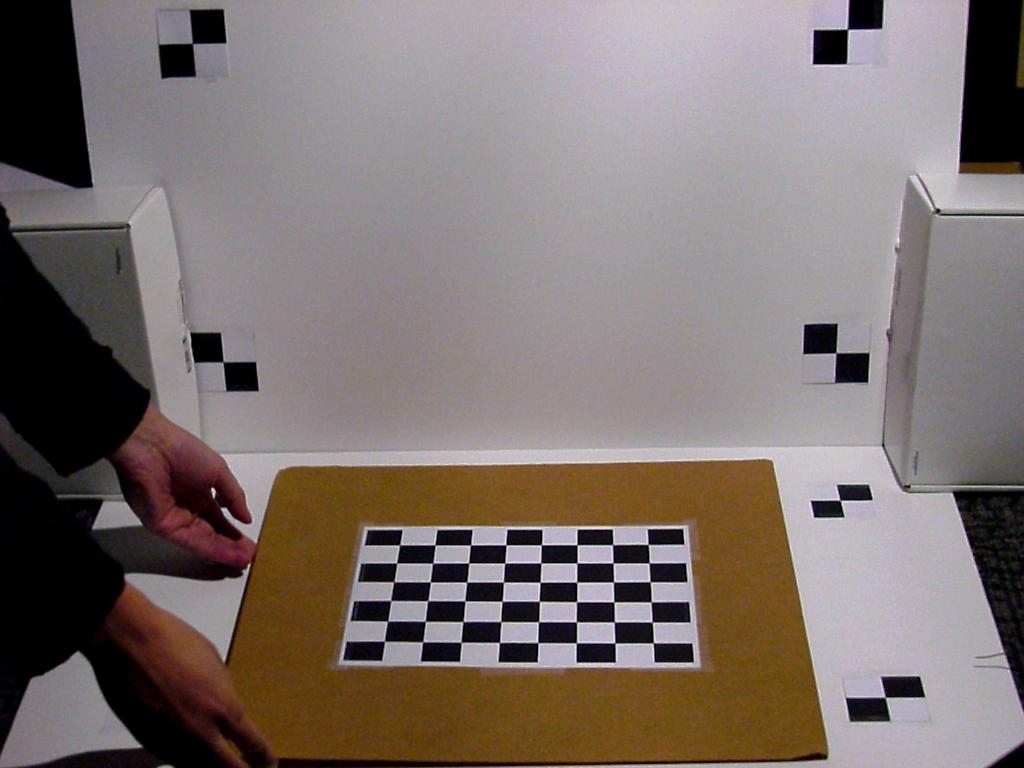
#> input picture data/calib/000001.jpg, 1024 x 768 px; its folder holds 3 pictures in this run
$ python calibrationDemo.py
#> lines starting #> are read from the running program, lines starting #| are printed output that depends on the picture; after the words box and inside, x2 and y2 are one past the last pixel; in counts of white or black regions, pixels touching at a corner belong together
### src/cp_hw6.py
import numpy as np
import os
import cv2
import matplotlib.pyplot as plt
from mpl_toolkits.mplot3d import Axes3D

#images: list of filenames for checkboard calibration files
#checkerboard: dimension of the inner corners
#dW: corner refinement window size. should be smaller for lower resolution images
def computeIntrinsic(images, checkerboard, dW):
    # Defining the dimensions of checkerboard
    # Number of inner corners, hard coded to class example
#> called with checkerboard = (6, 8), dW = (8, 8)
    criteria = (cv2.TERM_CRITERIA_EPS + cv2.TERM_CRITERIA_MAX_ITER, 80, 0.001)

    # Creating vector to store vectors of 3D points for each checkerboard image
    objpoints = []
    # Creating vector to store vectors of 2D points for each checkerboard image
    imgpoints = []


    # Defining the world coordinates for 3D points
    objp = np.zeros((1, checkerboard[0] * checkerboard[1], 3), np.float32)
    objp[0,:,:2] = np.mgrid[0:checkerboard[0], 0:checkerboard[1]].T.reshape(-1, 2)
    img_shape = None

    # Extracting path of individual image stored in a given directory
    print('Displaying chessboard corners. Press any button to continue to next example')
    for fname in images:
        img = cv2.imread(fname)
#> img is the input picture: shape (768, 1024, 3); mean B, G, R 110.1, 113.6, 124.2
#         img = cv2.resize(img, (1920, 1080)) # for our own capture
        gray = cv2.cvtColor(img,cv2.COLOR_BGR2GRAY)
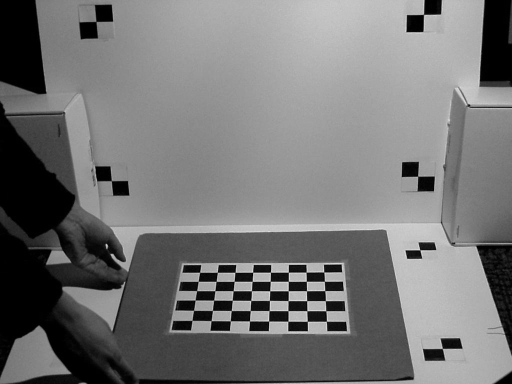
#> gray: shape (768, 1024) (shown at 1/2 size); min 0, max 243, mean 116.4
        img_shape = gray.shape[::-1]
        # Find the chess board corners
        # If desired number of corners are found in the image then ret = true
        # TODO: touchup
        ret, corners = cv2.findChessboardCorners(gray, checkerboard, None)
#> ret = True; corners = 48 rows, first 8: [384.5, 641.2], [387.6, 621.1], [393, 600], [393.7, 581.9], [396.7, 563], [399.6, 545], [422.7, 641.7], [425.3, 621.2]

        """
        If desired number of corner are detected,
        we refine the pixel coordinates and display
        them on the images of checker board
        """
        if ret == True:
            objpoints.append(objp)
            # refining pixel coordinates for given 2d points.
            #print(corners)
            corners2 = cv2.cornerSubPix(gray, corners, dW, (-1,-1), criteria)
#> corners2 = 48 rows, first 8: [384.5, 641.2], [387.6, 621.1], [390.6, 600.5], [393.8, 581.8], [396.7, 563], [399.6, 545], [422.6, 641.8], [425.4, 621.3]

            imgpoints.append(corners2)

            # Draw and display the corners
            img = cv2.drawChessboardCorners(img, checkerboard, corners2, ret)
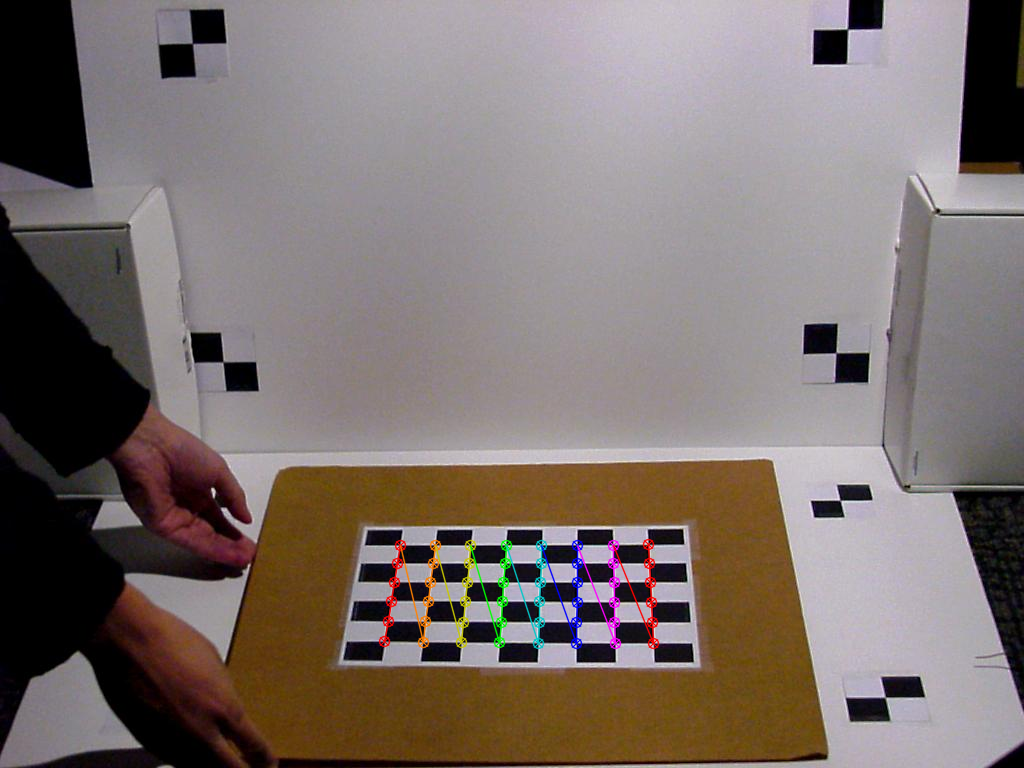
#> img: shape (768, 1024, 3); 1.06% of pixels changed, all inside (x1, y1, x2, y2) = (378, 538, 660, 650)
        else:
            print("error: checkerboard not found")

        cv2.imshow('img',img)
        cv2.waitKey(0)
#> pass 2 of the loop in computeIntrinsic, `for fname in images:`:
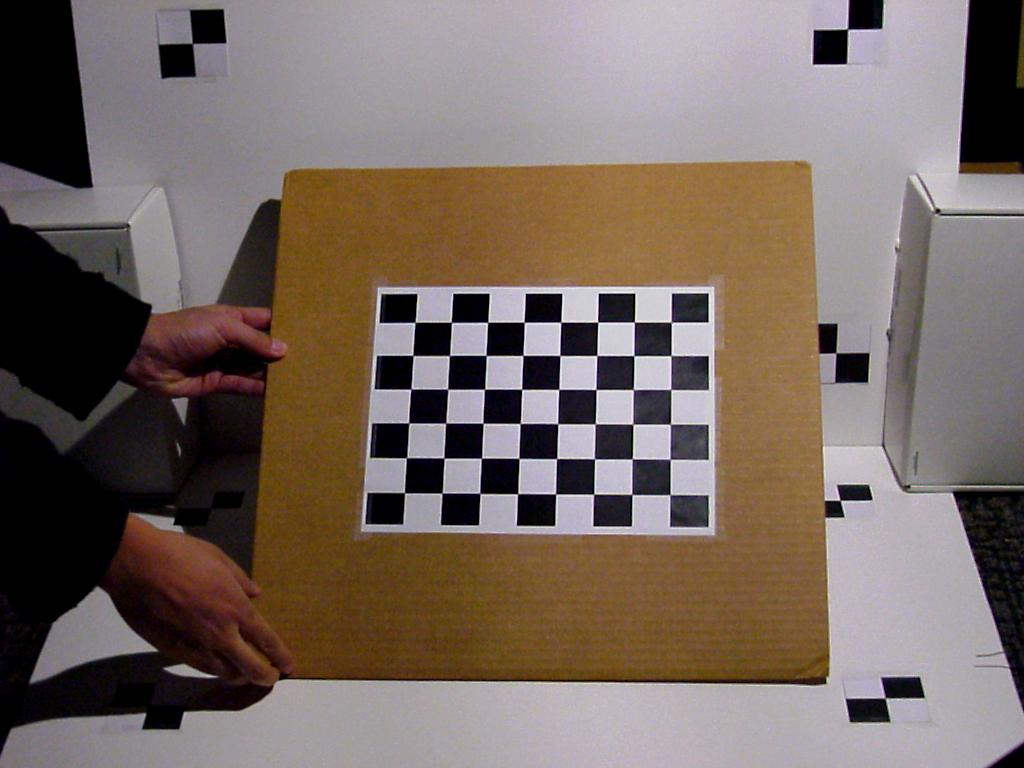
#> input picture data/calib/000002.jpg, 1024 x 768 px
#> in computeIntrinsic, img is the input picture: shape (768, 1024, 3); mean B, G, R 97.5, 105, 118.5
#> in computeIntrinsic, `gray = cv2.cvtColor(img,cv2.COLOR_BGR2GRAY)`:
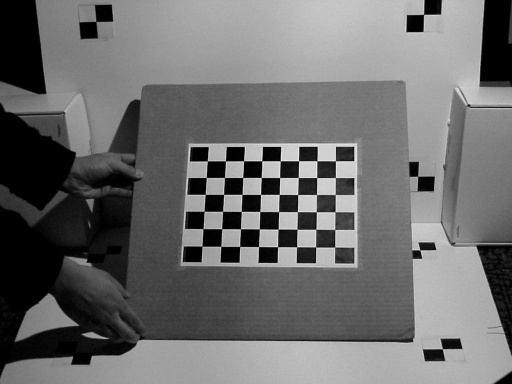
#> gray: shape (768, 1024) (shown at 1/2 size); min 0, max 253, mean 108.2
#> corners = 48 rows, first 8: [404.5, 492.7], [406.3, 457.8], [408.8, 423], [411, 389], [412.9, 355.5], [415, 322.3], [442, 493], [443.9, 458.1]
#> corners2 = 48 rows, first 8: [404.5, 492.7], [406.5, 457.8], [408.7, 422.9], [410.9, 389.1], [413, 355.5], [415, 322.3], [442.1, 493.1], [444, 458]
#> in computeIntrinsic, `img = cv2.drawChessboardCorners(img, checkerboard, corners2, ret)`:
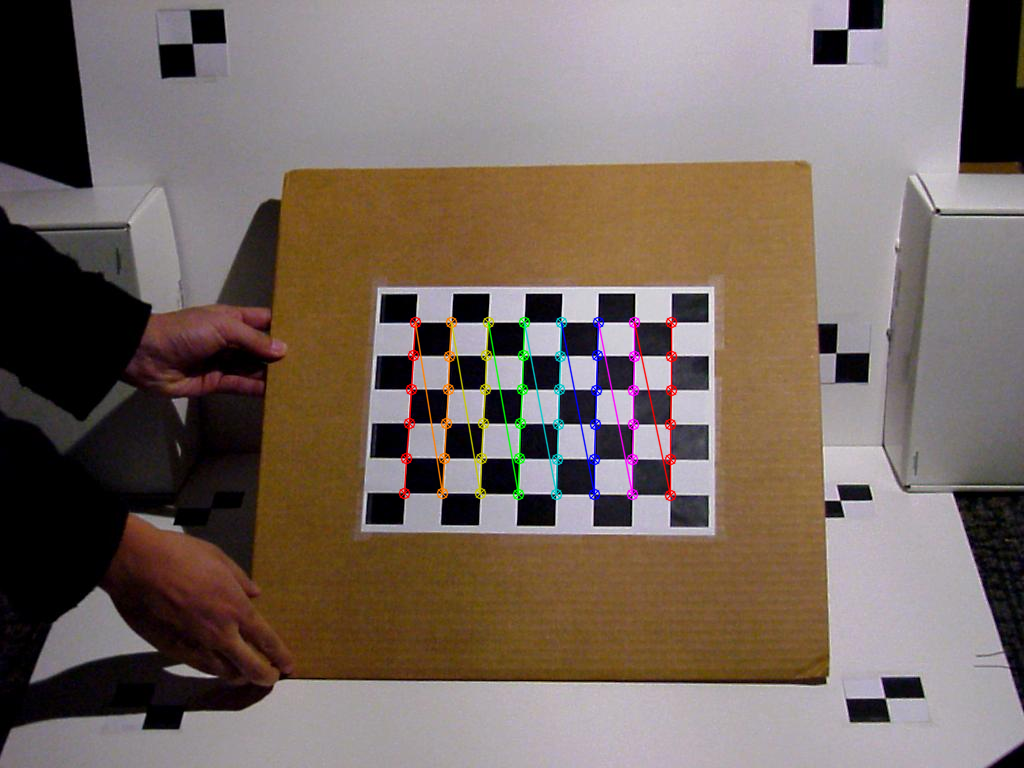
#> img: shape (768, 1024, 3); 1.47% of pixels changed, all inside (x1, y1, x2, y2) = (398, 316, 678, 502)
#> pass 3 of the loop in computeIntrinsic, `for fname in images:`:
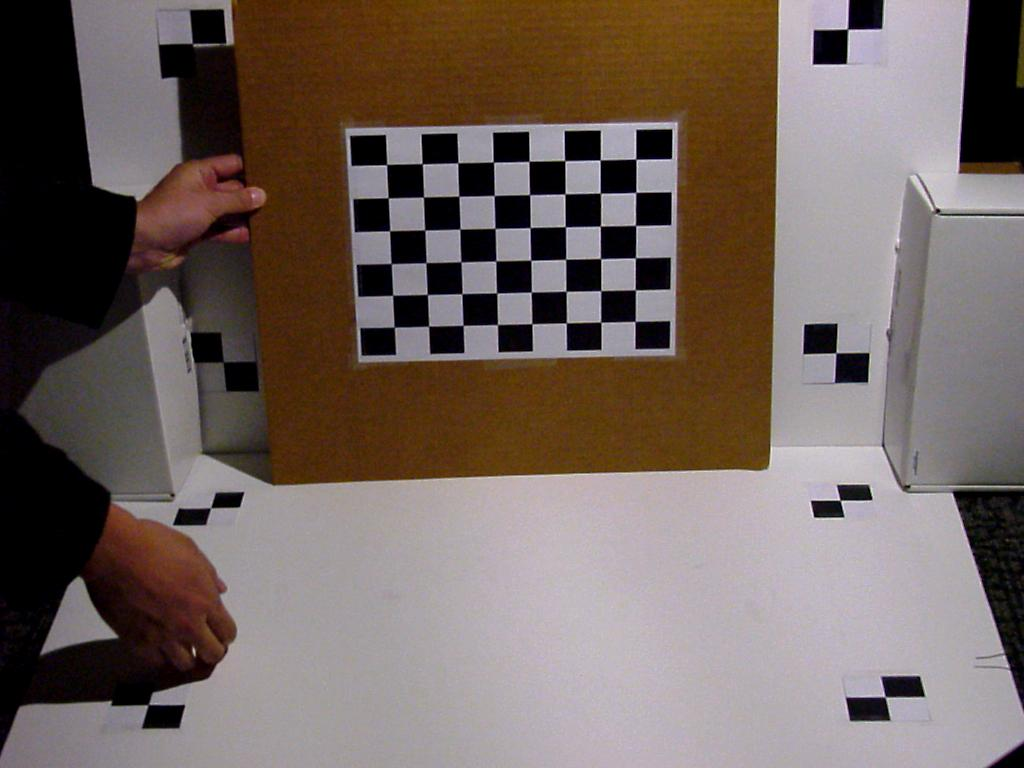
#> input picture data/calib/000003.jpg, 1024 x 768 px
#> in computeIntrinsic, img is the input picture: shape (768, 1024, 3); mean B, G, R 95.4, 101.1, 114.1
#> in computeIntrinsic, `gray = cv2.cvtColor(img,cv2.COLOR_BGR2GRAY)`:
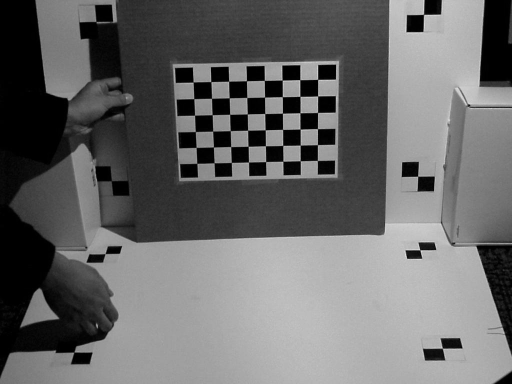
#> gray: shape (768, 1024) (shown at 1/2 size); min 0, max 242, mean 104.3
#> corners = 48 rows, first 8: [635.9, 159.1], [636.1, 191.9], [635.4, 225.3], [635, 258.2], [635.4, 290], [634.8, 321.6], [599.9, 160], [600.4, 193.3]
#> corners2 = 48 rows, first 8: [635.8, 159.2], [635.8, 192.4], [635.5, 225.4], [635.4, 257.8], [635.3, 289.9], [635.1, 321.4], [600.2, 160], [600.4, 193.2]
#> in computeIntrinsic, `img = cv2.drawChessboardCorners(img, checkerboard, corners2, ret)`:
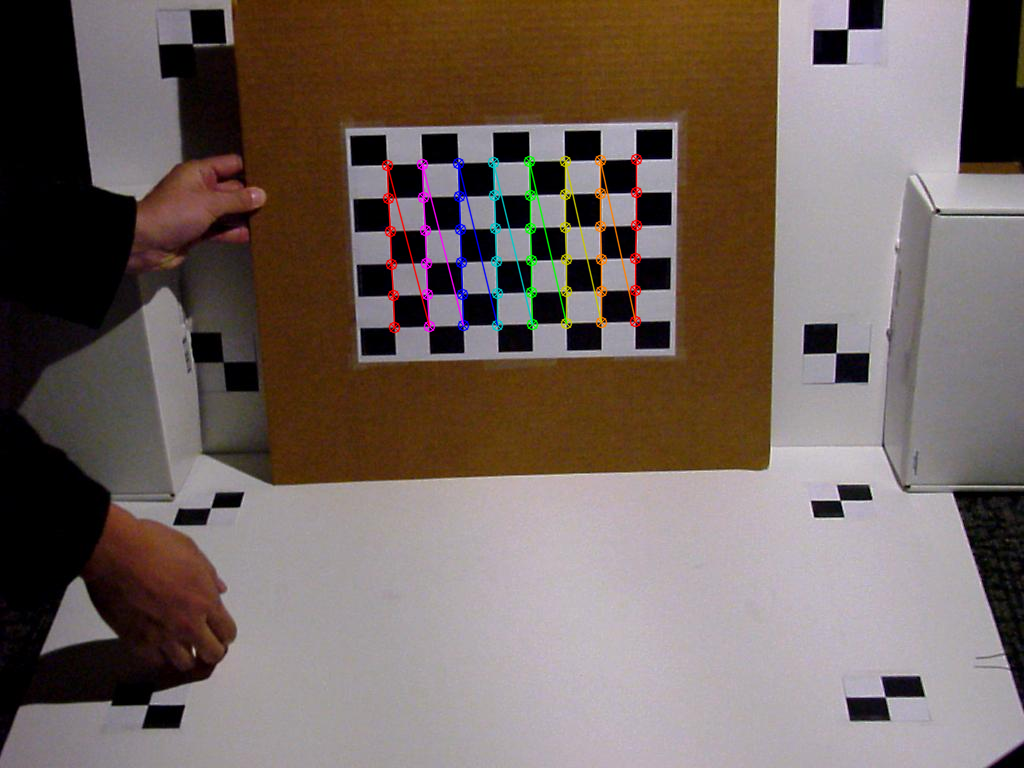
#> img: shape (768, 1024, 3); 1.42% of pixels changed, all inside (x1, y1, x2, y2) = (381, 153, 643, 334)

    cv2.destroyAllWindows()

    """
    Performing camera calibration by
    passing the value of known 3D points (objpoints)
    and corresponding pixel coordinates of the
    detected corners (imgpoints)
        ret:
        mtx: camera matrix
        dist: distortion coefficients

    """
    ret, mtx, dist, rvecs, tvecs = cv2.calibrateCamera(objpoints, imgpoints, img_shape, None, None)
#> ret = 0.164; mtx = [[2066.8, 0, 459.3], [0, 2064.7, 349], [0, 0, 1]]; dist = [[-0.0136, -22.96, -0.000911, -0.00198, 596.7]]; rvecs = ([-0.919, -0.832, -1.35], [-0.424, -0.253, -1.52], [0.352, -0.324, 1.52]); tvecs = ([-1.95, 7.65, 53.67], [-1.45, 3.8, 54.6], [4.95, -5.34, 57.82])

    print("Camera matrix: \n")
    print(mtx)
#| [[2.06681573e+03 0.00000000e+00 4.59322663e+02]
#|  [0.00000000e+00 2.06473065e+03 3.48998369e+02]
#|  [0.00000000e+00 0.00000000e+00 1.00000000e+00]]
    print("Distortion: \n")
    print(dist)
#| [[-1.36141090e-02 -2.29624284e+01 -9.11363269e-04 -1.97627204e-03
#|    5.96688515e+02]]

    return mtx, dist


#HACK global variables for callbacks… fix this someday…
X_CAPT = np.float32([])
Y_CAPT = np.float32([])
def computeExtrinsic(img_path, mtx, dist, dX, dY):
    global X_CAPT, Y_CAPT
    X_CAPT = np.float32([])
    Y_CAPT = np.float32([])
    color_img = cv2.imread(img_path)
    I = cv2.cvtColor(color_img, cv2.COLOR_BGR2GRAY)
    criteria = (cv2.TERM_CRITERIA_EPS + cv2.TERM_CRITERIA_MAX_ITER, 80, 0.001)

    # [11 lines left out: function capture_click, not called in this run]

    #plt.imshow(color_img[:,:,::-1])
    compute_name = 'Define Extrinsic'
    cv2.namedWindow(compute_name)
    cv2.setMouseCallback(compute_name, capture_click)

    print("Click on the four corners of the rectangular pattern, starting from the bottom-left and proceeding counter-clockwise.")
    #draw user selected features
#     color_img = cv2.resize(color_img, (960, 540)) # for custom
    while True:
        cv2.imshow(compute_name, color_img)
        key = cv2.waitKey(1)

        if key == ord("q") or len(X_CAPT) == 4:
            break
    x = X_CAPT
    y = Y_CAPT
    # [17 lines of commented-out code are left out]

    img_points = np.vstack((x, y)).T.reshape(-1, 1, 2).astype('float')
    obj_points = np.array([[0, dX, dX, 0], [0, 0, dY, dY], [0, 0, 0, 0]]).T.reshape(-1, 1, 3).astype('float')
    #print("image points: ", img_points)
    #print("object points: ", obj_points)
    result = cv2.solvePnPRansac(obj_points, img_points, mtx, dist)
    #print(result)
    rvec = result[1]
    tvec = result[2]
    rmat = cv2.Rodrigues(rvec)[0]


    #display axis
    #origin, x (red), y (green), z (blue)
    axis = np.float32([[0,0,0], [dX,0,0], [0,dY,0], [0,0,min(dX, dY)]]).reshape(-1,3)
    axis_img = cv2.projectPoints(axis, rvec, tvec, mtx, dist)[0]
    #print("projected points: ", axis_img)

    axis_img = axis_img.astype(int)

    #cv2.namedWindow('Result')
    cv2.putText(color_img, 'X', (axis_img[1,0,0], axis_img[1,0,1]), cv2.FONT_HERSHEY_SIMPLEX, 1.0, (0,0,255))
    cv2.line(color_img, (axis_img[0,0,0], axis_img[0,0,1]), (axis_img[1,0,0], axis_img[1,0,1]), (0,0,255), 2) #x
    cv2.putText(color_img, 'Y', (axis_img[2,0,0], axis_img[2,0,1]), cv2.FONT_HERSHEY_SIMPLEX, 1.0, (0,255,0))
    cv2.line(color_img, (axis_img[0,0,0], axis_img[0,0,1]), (axis_img[2,0,0], axis_img[2,0,1]), (0,255,0), 2) #y
    cv2.putText(color_img, 'Z', (axis_img[3,0,0], axis_img[3,0,1]), cv2.FONT_HERSHEY_SIMPLEX, 1.0, (255,0,0))
    cv2.line(color_img, (axis_img[0,0,0], axis_img[0,0,1]), (axis_img[3,0,0], axis_img[3,0,1]), (255,0,0), 2) #z
    cv2.imshow(compute_name, color_img)
    print("Done! Press any key to exit")

    cv2.waitKey(0)

    #visualize camera relative to calibration plane
    image_corners = np.float32([[0,0], [I.shape[1], 0], [0, I.shape[0]], [I.shape[1], I.shape[0]]])

    corner_colors = [(0,0,0), (1,0,1), (0,0,1), (0,0,1)]
    print("image corners: ", image_corners, image_corners.shape)
    corner_rays = np.matmul(rmat.T, np.squeeze(200*pixel2ray(image_corners, mtx, dist)).T)
    print(corner_rays)
    fig = plt.figure("Projected camera view")
    ax = fig.add_subplot(111, projection='3d')
    ax.set_xlabel('X')
    ax.set_ylabel('Y')
    ax.set_zlabel('Z')
    ax.plot([0, dX, dX, 0, 0], [0, 0, dY, dY, 0])
    C = np.matmul(-rmat.T, tvec)
    ax.scatter(C[0], C[1], C[2], s=10, marker="s")
    ax.quiver(C[0], C[1], C[2], corner_rays[0,:], corner_rays[1,:], corner_rays[2,:], color=corner_colors)

    ax.set_box_aspect([1,1,1])
    set_axes_equal(ax)
    plt.show()

    return tvec, rmat

#points: nx2 np.float32 array
#mtx: camera matrix
#dist: distortion values
#rays: nx1x3 np.float32 array
# [34 lines left out: functions pixel2ray, set_axes_equal, _set_axes_radius, not called in this run]

### src/calibrationDemo.py
from cp_hw6 import computeIntrinsic, computeExtrinsic, pixel2ray
import os
import glob
import numpy as np

#Example for running intrinsic and extrinsic calibration on provided structured light examples

#Input data locations
baseDir = '../data' #data directory
objName = 'frog' #object name (should correspond to a dir in data)
seqName = 'v1' #sequence name (subdirectory of object)
calName = 'calib' #calibration sourse (also a dir in data)
image_ext = 'jpg' #file extension for images
useLowRes = False #enable lowres for debugging

#Extrinsic calibration parameters
dW1 = (8, 8) #window size for finding checkerboard corners
checkerboard = (6, 8) #number of internal corners on checkerboard

#Intrinsic calibration parameters
dX = 558.8 #calibration plane length in x direction
dY = 303.2125 #calibration plane length in y direction
dW2 = (8, 8) #window size finding ground plane corners

if useLowRes:
    calName += '-lr'
    seqName += '-lr'

#Part 1: Intrinsic Calibration
images = glob.glob(os.path.join(baseDir, calName, "*"+image_ext))
mtx, dist = computeIntrinsic(images, checkerboard, dW1)
#> mtx = [[2066.8, 0, 459.3], [0, 2064.7, 349], [0, 0, 1]]; dist = [[-0.0136, -22.96, -0.000911, -0.00198, 596.7]]
#write out intrinsic calibration parameters
np.savez(os.path.join(baseDir, calName, "intrinsic_calib.npz"), mtx=mtx, dist=dist)

#Part 2: Extrinsic Calibration
#load intrinsic parameters
with np.load(os.path.join(baseDir, calName, "intrinsic_calib.npz")) as X:
    mtx, dist = [X[i] for i in ('mtx', 'dist')]


#obtain extrinsic calibration from reference plane
# firstFrame = os.path.join(baseDir, objName, seqName, '000001.jpg') #original
firstFrame = os.path.join(baseDir, objName, '000001.jpg')
print("Perform horizontal extrinsic calibration")
tvec_h, rmat_h = computeExtrinsic(firstFrame, mtx, dist, dX, dY)
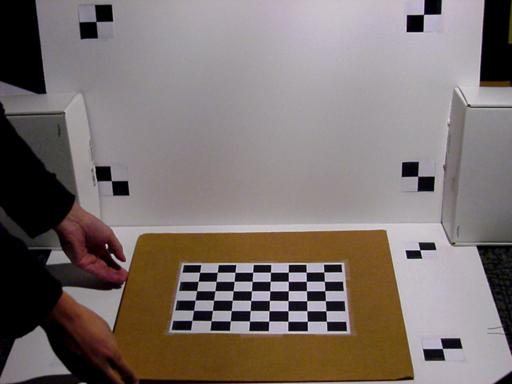
#> input picture data/calib-lr/000001.jpg, 512 x 384 px, found by its file name
#> in computeExtrinsic, color_img is the input picture: shape (384, 512, 3); mean B, G, R 110.2, 113.7, 124.2
#> (key q is pressed here)
#> (the run stopped early here; a loop or call above may not have finished)
